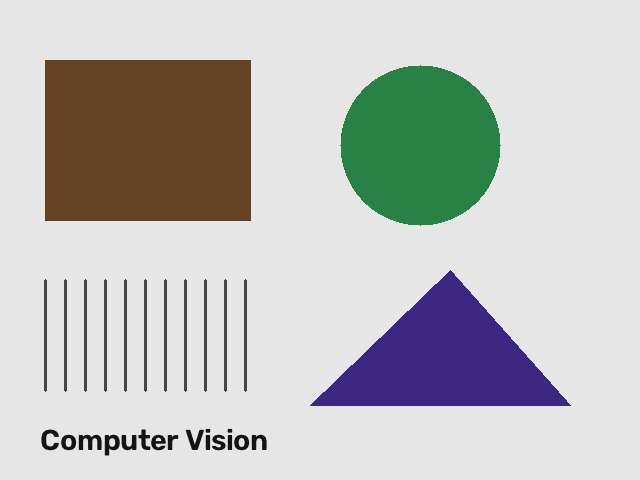
#> input picture data/task4.png, 640 x 480 px, found by its file name
$ python task4.py
#> lines starting #> are read from the running program, lines starting #| are printed output that depends on the picture; after the words box and inside, x2 and y2 are one past the last pixel; in counts of white or black regions, pixels touching at a corner belong together
"""Task 4 (10–20 min): intensity changes become edges.
Try changing the two Canny thresholds. Which edges disappear first?
"""
import cv2


def open_image(image_path):
#> called with image_path = 'data/task4.png'
    image = cv2.imread(image_path)
#> image is the input picture: shape (480, 640, 3); mean B, G, R 189.4, 191.4, 190.4
    if image is None:
        raise FileNotFoundError(f"Could not open {image_path}. Run from the repository root.")
    return image


def preprocess_image(image):
    gray = cv2.cvtColor(image, cv2.COLOR_BGR2GRAY)
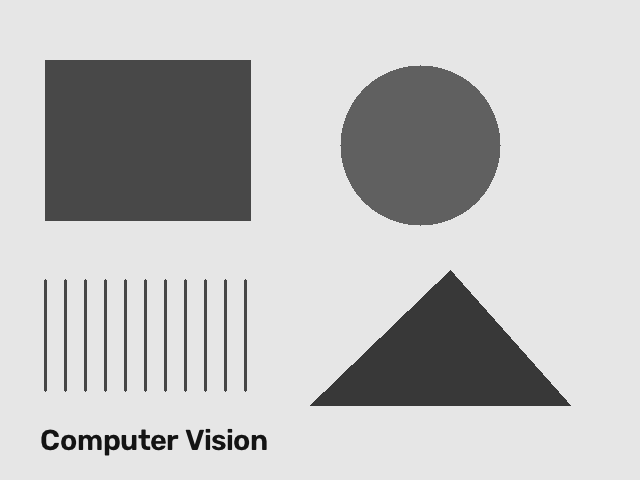
#> gray: shape (480, 640); min 20, max 230, mean 190.8
    return cv2.GaussianBlur(gray, (5, 5), 0)


def find_edges(gray_image, low_threshold, high_threshold):
#> called with low_threshold = 50, high_threshold = 150
    return cv2.Canny(gray_image, low_threshold, high_threshold)
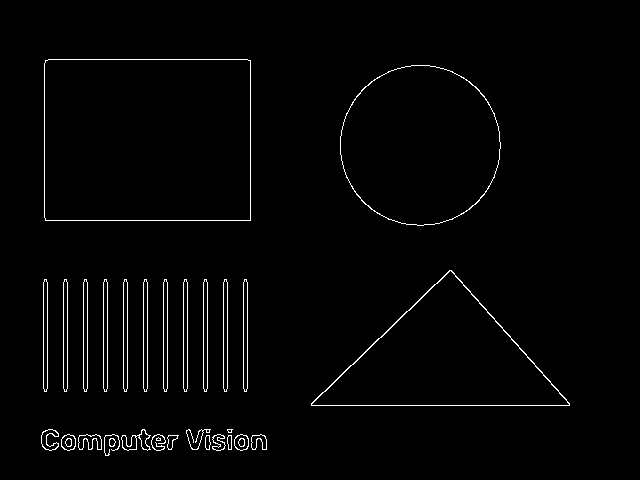
#> returned value: shape (480, 640); 1.8% white in thin lines or dots, all inside (x1, y1, x2, y2) = (41, 59, 570, 456)


def show_image(name, image):
    # Window setup is supplied so large images fit on the screen.
#> called with name = 'Task 4 - original'
    cv2.namedWindow(name, cv2.WINDOW_NORMAL)
    height, width = image.shape[:2]
#> height = 480; width = 640
    scale = min(900 / width, 600 / height, 1.0)
#> scale = 1
    cv2.resizeWindow(name, int(width * scale), int(height * scale))
    cv2.imshow(name, image)


def display_edges(original, blurred, edges):
    show_image("Task 4 - original", original)
    show_image("Task 4 - blurred grayscale", blurred)
    show_image("Task 4 - Canny edges", edges)
    cv2.waitKey(0)
    cv2.destroyAllWindows()


def main():
    image = open_image("data/task4.png")
    blurred = preprocess_image(image)
    edges = find_edges(blurred, low_threshold=50, high_threshold=150)
    display_edges(image, blurred, edges)


if __name__ == "__main__":
    main()

$ run again, with data/task1.png copied over data/task4.png
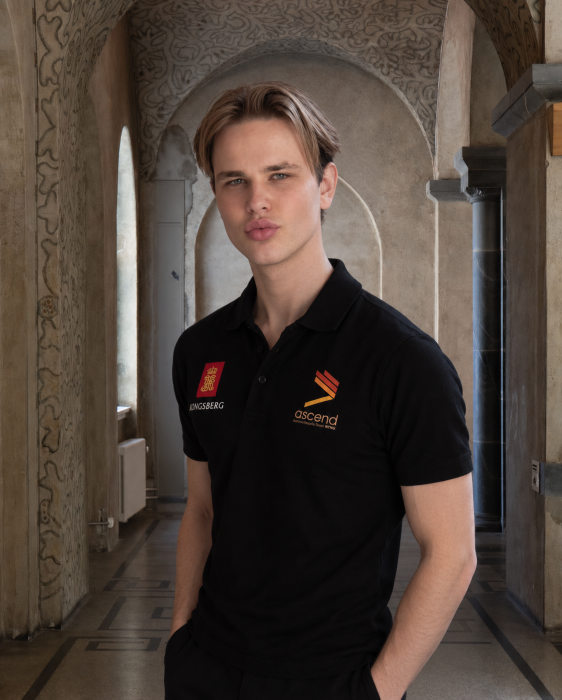
#> input picture data/task1.png, 1124 x 1399 px, found by its file name (shown at 1/2 size)
#> in open_image, image is the input picture: shape (1399, 1124, 3); mean B, G, R 57.8, 65.9, 77.9
#> in preprocess_image, `gray = cv2.cvtColor(image, cv2.COLOR_BGR2GRAY)`:
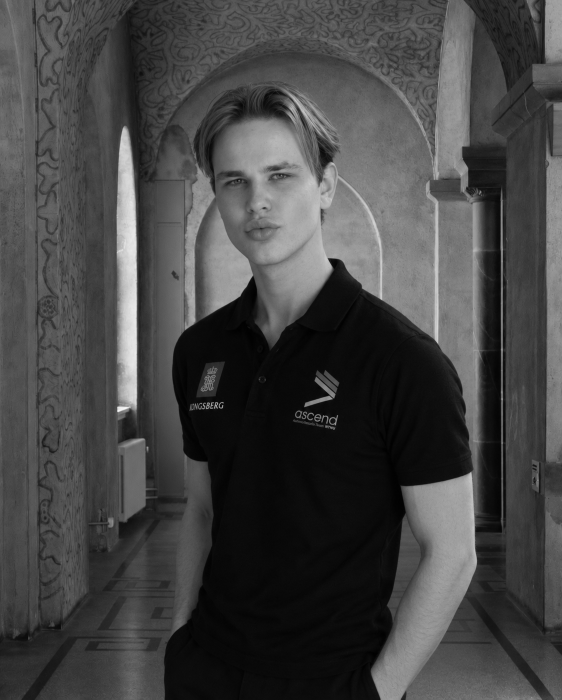
#> gray: shape (1399, 1124) (shown at 1/2 size); min 0, max 246, mean 68.5
#> in find_edges, `return cv2.Canny(gray_image, low_threshold, high_threshold)`:
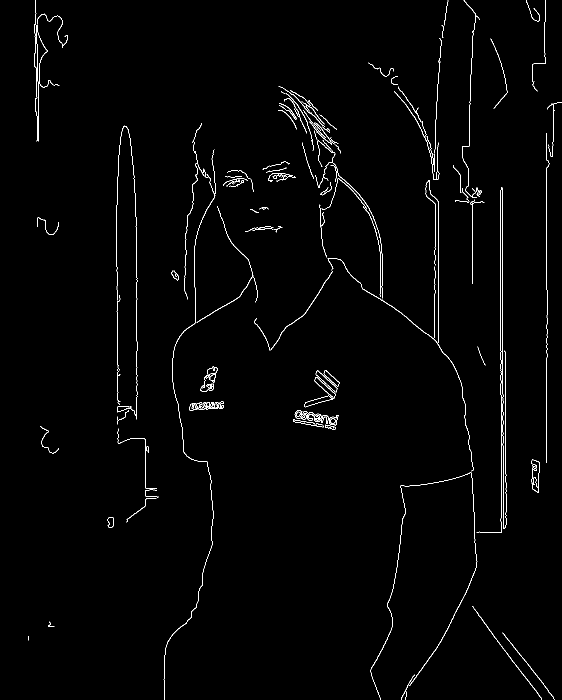
#> returned value: shape (1399, 1124) (shown at 1/2 size); 1.3% white in thin lines or dots
